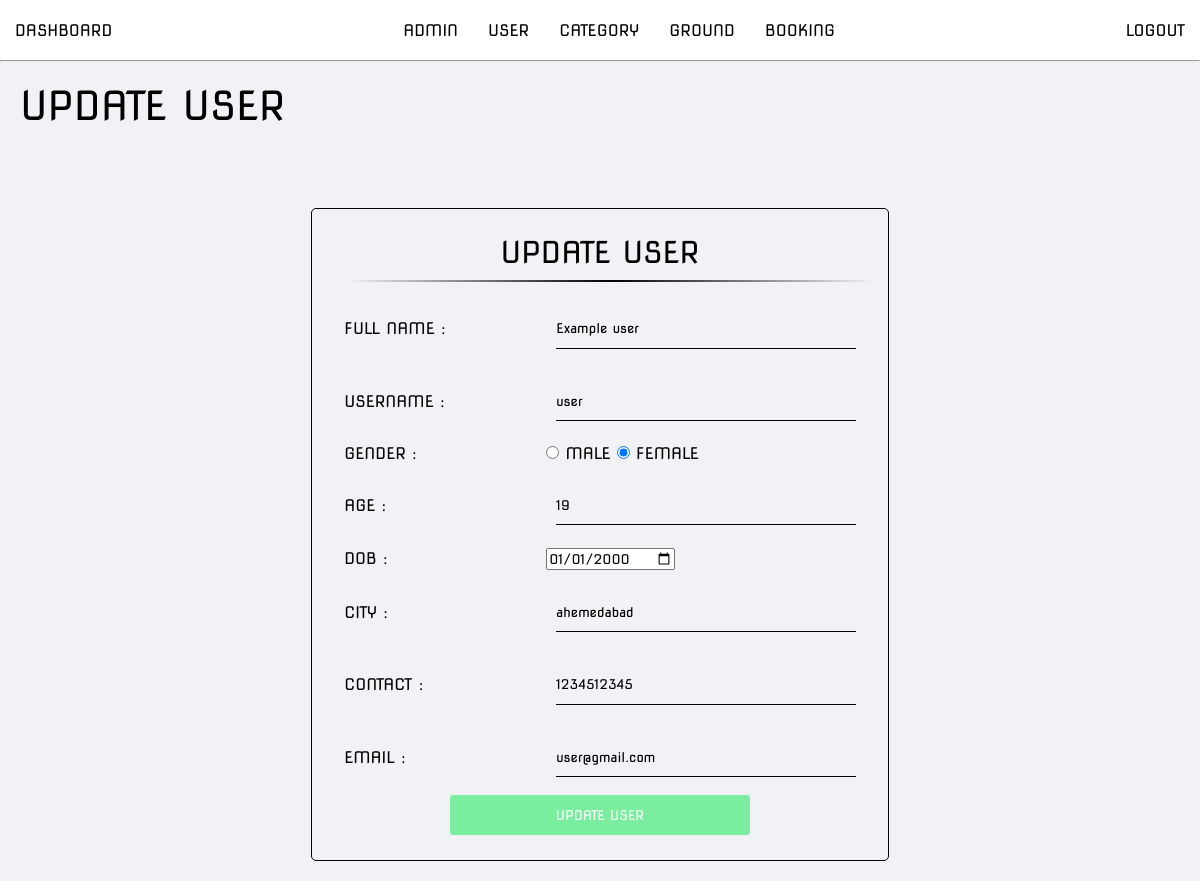
Page /admin/update-user.php?id=1 (signed in) on the committed database.
### tables this page shows
CREATE TABLE `registration` (
  `reg_id` int(10) UNSIGNED NOT NULL,
  `fullname` varchar(50) NOT NULL,
  `username` varchar(50) NOT NULL,
  `gender` varchar(10) NOT NULL,
  `age` int(10) NOT NULL,
  `dob` date NOT NULL,
  `city` varchar(50) NOT NULL,
  `contact` int(10) NOT NULL,
  `email` varchar(50) NOT NULL,
  `password` varchar(255) NOT NULL
);

### admin/update-user.php (the view, shortened to what this page needs)
<?php include('./partials/menu.php') ?>
    <div class="main">
        <p class="main-heading">UPDATE USER</p>
        <br><br>
        <?php
            $id = $_GET['id'];
            $sql = "SELECT * FROM registration WHERE reg_id=$id";
            $res = mysqli_query($conn, $sql);
            if($res==TRUE)
            {
               $count = mysqli_num_rows($res);
               if($count==1)
               {
                    $rows = mysqli_fetch_assoc($res);
                    $fullname = $rows['fullname'];
                    $username = $rows['username'];
                    $gender = $rows['gender'];
                    $age = $rows['age'];
                    $dob = $rows['dob'];
                    $city = $rows['city'];
                    $contact = $rows['contact'];
                    $email = $rows['email'];
               }
            }
        ?>
        <div class="container">
            <div class="sub-container">
                <p class="form-heading">UPDATE USER</p>
                <hr class="h-line">
                <form method="post">
                <table class="user-tbl">
                        <tr>
                            <td width="200px">
                                <label for="fn">FULL NAME :</label>
                            </td>
                            <td>
                                <input type="text" class="add-user-input" name="fullname" placeholder="Enter Full Name" id="fn" value="<?php echo $fullname; ?>" required>
                            </td>
                        </tr>
                        <tr>
                            <td>
                            <label for="un">USERNAME :</label>
                            </td>
                            <td><input type="text" class="add-user-input" name="username" placeholder="Enter Username" id="un" value="<?php echo $username; ?>" required></td>
                        </tr>
                        <?php
                            if($gender=="Male")
                            {
                                ?>
                                <tr>
                                    <td>
                                        <label>GENDER :</label>
                                    </td>
                                    <td>
                                        <input type="radio" name="gender" value="Male" required checked> MALE
                                        <input type="radio" name="gender" value="Female" required> FEMALE
                                    </td>
                                </tr>
                                <?php
                            }
                            else
                            {
                                ?>
                                <tr>
                                    <td>
                                        <label>GENDER :</label>
                                    </td>
                                    <td>
                                        <input type="radio" name="gender" value="Male" required> MALE
                                        <input type="radio" name="gender" value="Female" required checked> FEMALE
                                    </td>
                                </tr>
                                <?php
                            }
                        ?>
                        <tr>
                            <td>
                                <label for="age">AGE :</label>
                            </td>
                            <td>
                                <input type="text" class="add-user-input" name="age" placeholder="Enter Age" id="age" value="<?php echo $age; ?>" required>
                            </td>
                        </tr>
                        <tr>
                            <td>
                                <label for="dob">DOB :</label>
                            </td>
                            <td>
                                <input type="date" name="dob" id="dob" value="<?php echo $dob; ?>" required>
                            </td>
                        </tr>
                        <tr>
                            <td>
                                <label for="city">CITY :</label>
                            </td>
                            <td>
                                <input type="text" class="add-user-input" name="city" placeholder="Enter City" id="city" value="<?php echo $city; ?>" required>
                            </td>
                        </tr>
                        <tr>
                            <td>
                                <label for="contact">CONTACT :</label>
                            </td>
                            <td>
                                <input type="text" class="add-user-input" name="contact" placeholder="Enter Contact Number" id="contact" value="<?php echo $contact; ?>" required>
                            </td>
                        </tr>
                        <tr>
                            <td>
                                <label for="email">EMAIL :</label>
                            </td>
                            <td>
                                <input type="email" class="add-user-input" name="email" placeholder="Enter Email" id="email" required value="<?php echo $email; ?>" required>
                            </td>
                        </tr>
                    </table>
                    <center>
                        <button name="submit" class="btn-submit">UPDATE USER</button>
                    </center>
                </form>
            </div>
        </div>
    </div>

### admin/css/style.css (style rules this page uses)
* { margin: 0px; padding: 0px; box-sizing: border-box; font-family: "nova-square"; }
.main { height: auto; width: 100%; background-color: #f0f2f6; }
.main-heading { padding: 20px; font-size: 40px; }
table tr td { padding: 1%; }
.h-line { width: 100%; height: 1.5px; margin: 10px; border: none; background-image: linear-gradient(to right, rgba(0, 0, 0, 0), rgba(0, 0, 0, 1), rgba(0, 0, 0, 0)); }
.container { height: auto; width: 100%; display: flex; justify-content: center; align-items: center; }
.sub-container { height: auto; width: auto; border: 1px solid black; border-radius: 5px; padding: 25px; margin: 20px; }
.form-heading { font-size: 30px; text-align: center; }
.btn-submit { height: 40px; width: 300px; border: none; border-radius: 3px; background-color: #7bed9f; color: white; }
.add-user-input { height: 40px; width: 300px; border: none; border-bottom: 1px solid black; display: inline; justify-content: center; align-items: center; background-color: transparent; margin: 10px; outline: none; }
.user-tbl tr { width: 700px; text-align: left; }

### rows in the picture
registration: fullname "Example user", username "user", age "19", dob "01/01/2000", city "ahemedabad", contact "1234512345", email "user@gmail.com"
